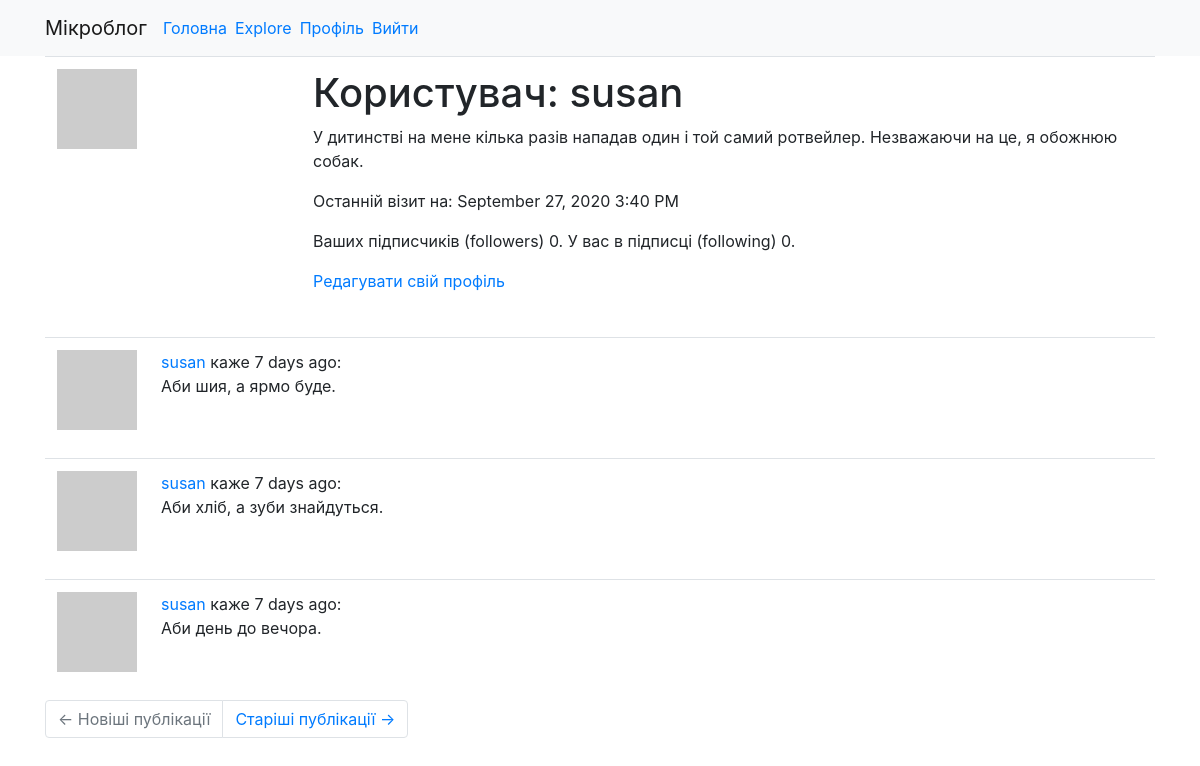
Before: /user/susan (signed in) with the older database file.
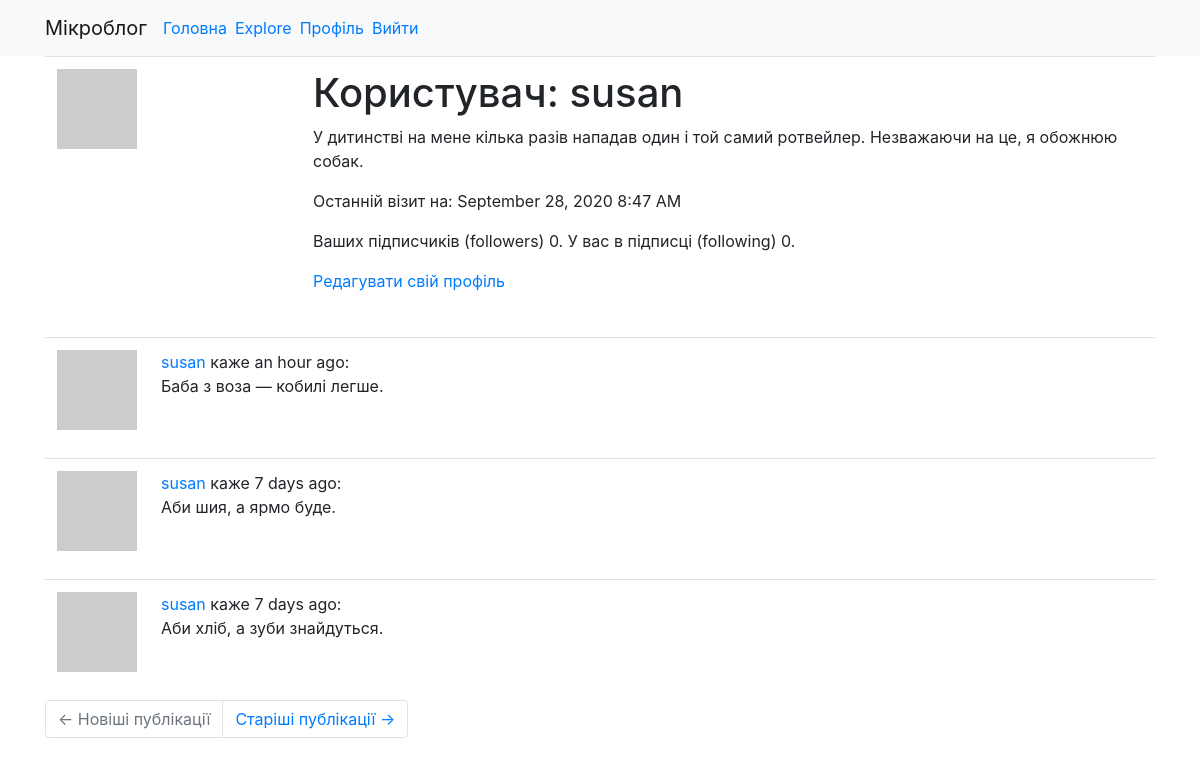
After: the same page with the newer database file.
### app/models.py (models this page shows, shortened)
class User(UserMixin, db.Model):
    id = db.Column(db.Integer, primary_key=True)
    username = db.Column(db.String(64), index=True, unique=True)
    email = db.Column(db.String(120), index=True, unique=True)
    password_hash = db.Column(db.String(128))
    posts = db.relationship('Post', backref='author', lazy='dynamic')
    about_me = db.Column(db.String(140))
    last_seen = db.Column(db.DateTime, default=datetime.utcnow)
    followed = db.relationship(
        'User', secondary=followers,
        primaryjoin=(followers.c.follower_id == id),
        secondaryjoin=(followers.c.followed_id == id),
        backref=db.backref('followers', lazy='dynamic'), lazy='dynamic')
    def avatar(self, size):
        digest = md5(self.email.lower().encode('utf-8')).hexdigest()
        return 'https://www.gravatar.com/avatar/{}?d=identicon&s={}'.format(
            digest, size)

class Post(db.Model):
    id = db.Column(db.Integer, primary_key=True)
    body = db.Column(db.String(140))
    timestamp = db.Column(db.DateTime, index=True, default=datetime.utcnow)
    user_id = db.Column(db.Integer, db.ForeignKey('user.id'))

### app/routes.py (the view)
@app.route('/user/<username>')
@login_required
def user(username):
    user = User.query.filter_by(username=username).first_or_404()
    page = request.args.get('page', 1, type=int)
    posts = user.posts.order_by(Post.timestamp.desc()).paginate(
        page, app.config['POSTS_PER_PAGE'], False)
    next_url = url_for('user', username=user.username, page=posts.next_num) \
        if posts.has_next else None
    prev_url = url_for('user', username=user.username, page=posts.prev_num) \
        if posts.has_prev else None
    return render_template('user.html', user=user, posts=posts.items, next_url=next_url, prev_url=prev_url)

### app/models.py (called while the page is built)
@login.user_loader
def load_user(id):
    return User.query.get(int(id))

### app/routes.py (called while the page is built)
@app.before_request
def before_request():
    if current_user.is_authenticated:
        current_user.last_seen = datetime.utcnow()
        db.session.commit()

### app/templates/user.html
{% extends "base.html" %}
{% block content %}
<table class="table table-hover">
	<tr valign="top">
		<td width="256px"><img src="{{ user.avatar(256) }}"></td>
		<td>
			<h1>Користувач: {{ user.username }}</h1>
			{% if user.about_me %}<p>{{ user.about_me }}</p>{% endif %}
			{% if user.last_seen %}<p>Останній візит на: {{ moment(user.last_seen).format('LLL') }}</p>{%endif %}
			<p>Ваших підписчиків (followers) {{ user.followers.count() }}. У вас в підписці (following)
				{{ user.followed.count() }}.</p>
			{% if user == current_user %}
			<p><a href="{{ url_for('edit_profile') }}">Редагувати свій профіль</a></p>
			{% elif not current_user.is_following(user) %}
			<p><a href="{{ url_for('follow', username=user.username) }}">Підписатись (Follow)</a></p>
			{% else %}
			<p><a href="{{ url_for('unfollow', username=user.username) }}">Відписатись (Unfollow)</a></p>
			{% endif %}
		</td>
	</tr>
</table>
{% for post in posts %}
{% include '_post.html' %}
{% endfor %}
{% include 'page_navigation.html' %}
{% endblock %}

### app/templates/_post.html
<table class="table table-hover">
	<tr>
		<td width="70px">
			<a href="{{ url_for('user', username=post.author.username) }}">
				<img src="{{ post.author.avatar(70) }}">
		</td>
		<td>
			<a href="{{ url_for('user', username=post.author.username) }}">
				{{ post.author.username }}
			</a> каже {{ moment(post.timestamp).fromNow() }}:
			<br>
			{{ post.body }}
		</td>
	</tr>
</table>

Changed rows visible on the page:
no longer on this page (row unchanged): Post: author.username "susan", timestamp "7 days ago", body "Аби день до вечора."
changed User "susan": last_seen "September 27, 2020 3:40 PM" → "September 28, 2020 8:47 AM"
added Post: author.username "susan", timestamp "an hour ago", body "Баба з воза — кобилі легше."
